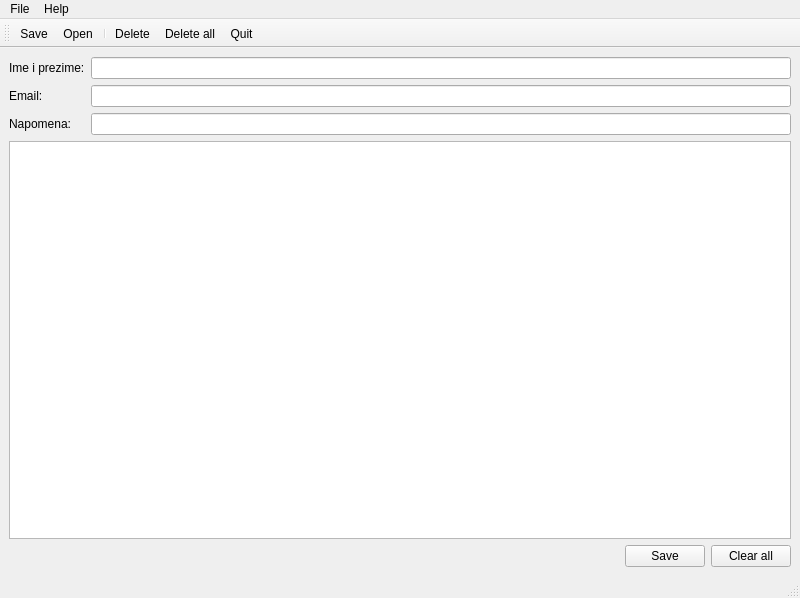
<?xml version="1.0" encoding="UTF-8"?>
<ui version="4.0">
 <class>MainWindow</class>
 <widget class="QMainWindow" name="MainWindow">
  <property name="geometry">
   <rect>
    <x>0</x>
    <y>0</y>
    <width>800</width>
    <height>598</height>
   </rect>
  </property>
  <property name="windowTitle">
   <string>EMail adrese</string>
  </property>
  <property name="windowIcon">
   <iconset resource="newwindow.qrc">
    <normaloff>:/Ikone/window_logo.png</normaloff>:/Ikone/window_logo.png</iconset>
  </property>
  <widget class="QWidget" name="centralwidget">
   <layout class="QVBoxLayout" name="verticalLayout">
    <item>
     <layout class="QFormLayout" name="formLayout">
      <item row="0" column="0">
       <widget class="QLabel" name="iipLabel">
        <property name="text">
         <string>Ime i prezime:</string>
        </property>
       </widget>
      </item>
      <item row="1" column="0">
       <widget class="QLabel" name="emailLabel">
        <property name="text">
         <string>Email:</string>
        </property>
       </widget>
      </item>
      <item row="0" column="1">
       <widget class="QLineEdit" name="iipLineEdit"/>
      </item>
      <item row="1" column="1">
       <widget class="QLineEdit" name="emailLineEdit"/>
      </item>
      <item row="2" column="0">
       <widget class="QLabel" name="napomenaLabel">
        <property name="text">
         <string>Napomena:</string>
        </property>
       </widget>
      </item>
      <item row="2" column="1">
       <widget class="QLineEdit" name="napomenaLineEdit"/>
      </item>
     </layout>
    </item>
    <item>
     <widget class="QTableView" name="tableView"/>
    </item>
    <item>
     <layout class="QHBoxLayout" name="horizontalLayout">
      <item>
       <spacer name="horizontalSpacer">
        <property name="orientation">
         <enum>Qt::Horizontal</enum>
        </property>
        <property name="sizeHint" stdset="0">
         <size>
          <width>40</width>
          <height>20</height>
         </size>
        </property>
       </spacer>
      </item>
      <item>
       <widget class="QPushButton" name="savePushButton">
        <property name="text">
         <string>Save</string>
        </property>
       </widget>
      </item>
      <item>
       <widget class="QPushButton" name="ClearAllPushButton">
        <property name="text">
         <string>Clear all</string>
        </property>
       </widget>
      </item>
     </layout>
    </item>
   </layout>
  </widget>
  <widget class="QMenuBar" name="menubar">
   <property name="geometry">
    <rect>
     <x>0</x>
     <y>0</y>
     <width>800</width>
     <height>26</height>
    </rect>
   </property>
   <widget class="QMenu" name="menuFile">
    <property name="title">
     <string>File</string>
    </property>
    <addaction name="actionSave"/>
    <addaction name="actionSaveAs"/>
    <addaction name="actionOpen"/>
    <addaction name="separator"/>
    <addaction name="actionQuit"/>
   </widget>
   <widget class="QMenu" name="menuHelp">
    <property name="title">
     <string>Help</string>
    </property>
    <addaction name="actionAbout"/>
   </widget>
   <addaction name="menuFile"/>
   <addaction name="menuHelp"/>
  </widget>
  <widget class="QStatusBar" name="statusbar"/>
  <widget class="QToolBar" name="toolBar">
   <property name="windowTitle">
    <string>toolBar</string>
   </property>
   <attribute name="toolBarArea">
    <enum>TopToolBarArea</enum>
   </attribute>
   <attribute name="toolBarBreak">
    <bool>false</bool>
   </attribute>
   <addaction name="actionSave"/>
   <addaction name="actionOpen"/>
   <addaction name="separator"/>
   <addaction name="actionDelete"/>
   <addaction name="actionDeleteAll"/>
   <addaction name="actionQuit"/>
  </widget>
  <action name="actionSave">
   <property name="icon">
    <iconset resource="newwindow.qrc">
     <normaloff>:/Ikone/save.png</normaloff>:/Ikone/save.png</iconset>
   </property>
   <property name="text">
    <string>Save</string>
   </property>
  </action>
  <action name="actionNew">
   <property name="text">
    <string>New</string>
   </property>
  </action>
  <action name="actionQuit">
   <property name="icon">
    <iconset resource="newwindow.qrc">
     <normaloff>:/Ikone/close.png</normaloff>:/Ikone/close.png</iconset>
   </property>
   <property name="text">
    <string>Quit</string>
   </property>
  </action>
  <action name="actionAbout">
   <property name="text">
    <string>About</string>
   </property>
  </action>
  <action name="actionSaveAs">
   <property name="icon">
    <iconset resource="newwindow.qrc">
     <normaloff>:/Ikone/saveAs.png</normaloff>:/Ikone/saveAs.png</iconset>
   </property>
   <property name="text">
    <string>Save as</string>
   </property>
  </action>
  <action name="actionOpen">
   <property name="icon">
    <iconset resource="newwindow.qrc">
     <normaloff>:/Ikone/open.png</normaloff>:/Ikone/open.png</iconset>
   </property>
   <property name="text">
    <string>Open</string>
   </property>
  </action>
  <action name="actionDelete">
   <property name="icon">
    <iconset resource="newwindow.qrc">
     <normaloff>:/Ikone/delete.png</normaloff>:/Ikone/delete.png</iconset>
   </property>
   <property name="text">
    <string>Delete</string>
   </property>
  </action>
  <action name="actionDeleteAll">
   <property name="icon">
    <iconset resource="newwindow.qrc">
     <normaloff>:/Ikone/clear.png</normaloff>:/Ikone/clear.png</iconset>
   </property>
   <property name="text">
    <string>Delete all</string>
   </property>
  </action>
 </widget>
 <resources>
  <include location="newwindow.qrc"/>
 </resources>
 <connections/>
</ui>
